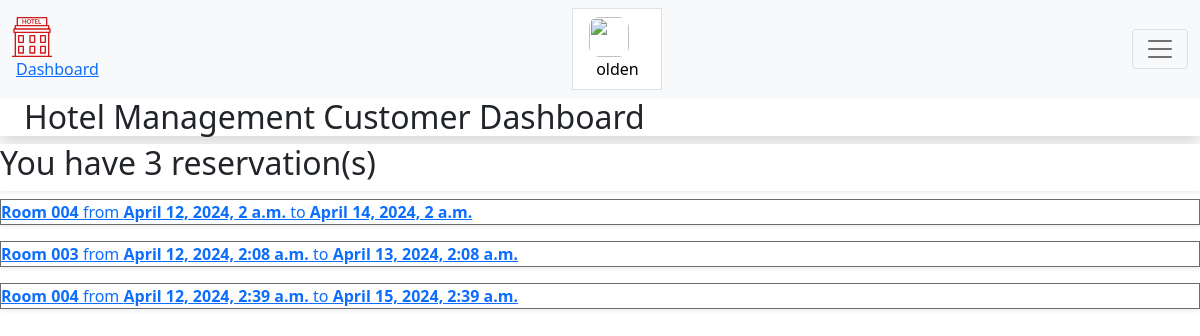
Page /dashboard/ (signed in) on the earlier database version.
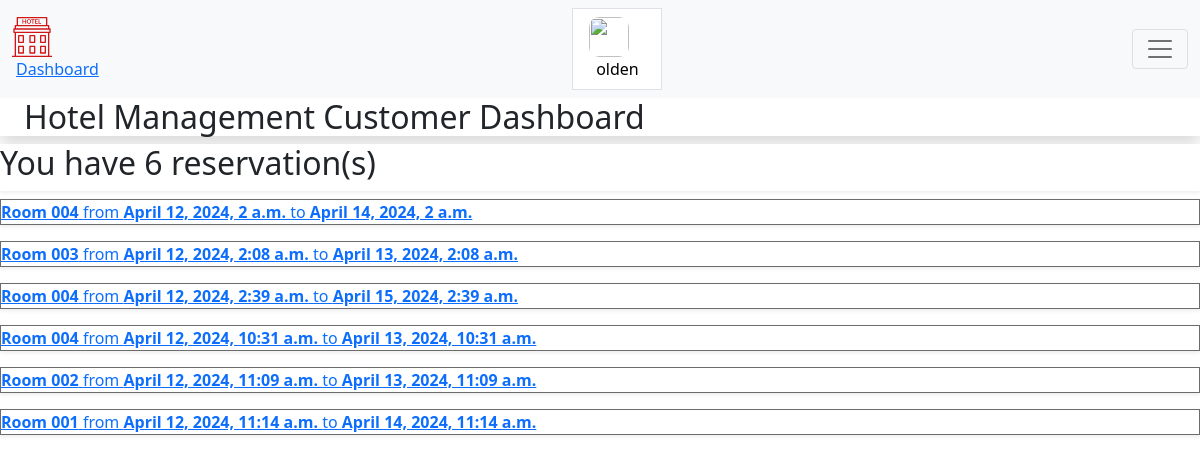
Same page on the later database version.
### Customeruser/models.py (models this page shows, shortened)
class CustomBaseuser(AbstractBaseUser, PermissionsMixin):
    email = models.EmailField(_('email address'), unique=True)
    firstname = models.CharField(max_length=150, blank=False)
    lastname = models.CharField(max_length=150, blank=False)
    birth_date = models.DateField(blank=False, null=True)
    joined_date = models.DateTimeField(auto_now_add=True, null=True)
    phone_number = models.IntegerField(blank=False, null=True)
    profile_pic = models.ImageField(blank=False, null=True)
    email_verified = models.BooleanField(default=False)
    is_staff = models.BooleanField(default=False)
    is_superuser = models.BooleanField(default=False)
    objects = UserManager()
    USERNAME_FIELD = 'email'
    REQUIRED_FIELDS = ['firstname', 'lastname']

### reservation/models.py (models this page shows, shortened)
class ReservationModel(models.Model):
    user=models.ForeignKey(CustomBaseuser,on_delete=models.CASCADE)
    checkInDateandTime= models.DateTimeField(auto_now_add=True, null=False,blank=False)
    preference=models.ForeignKey(Preferencemodel,on_delete=models.CASCADE,null=True)
    numberofdays = models.CharField(max_length=150, blank=False,null=True)
    payment=models.OneToOneField(PaymentModel,on_delete=models.CASCADE,null=True,blank=True)
    room = models.CharField(max_length=150, blank=False,null=True)
    def checkoutime(self):
        time = self.checkInDateandTime + datetime.timedelta(days=int(self.numberofdays))
        return time
    def getabsoluteurl(self):
        return reverse('reservation_id',kwargs={"id":self.id})

### Customeruser/views.py (the view)
# urls.py: path('dashboard/', dashboard, name='dashboard'),
@login_required(login_url='login')
def dashboard(request):
    userr=CustomBaseuser.objects.get(email=request.user.email)
    reservations = ReservationModel.objects.filter(user=userr)
    count=reservations.count()
    context={'reservations':reservations,'count':count,'user':userr}
    return render(request,'dashboard.html',context)

### templates/dashboard.html (shortened to what this page needs)
{% load static %}
<!DOCTYPE html>
<html lang="en">
<head>
    <link href="https://fonts.bunny.net/css?family=figtree:400,500,600&display=swap" rel="stylesheet" />
    <link href="https://cdn.jsdelivr.net/npm/bootstrap@5.1.3/dist/css/bootstrap.min.css" rel="stylesheet"
>
    <link rel="stylesheet" href="https://hotelmanagement.com.ng/public/build/assets/app-CxbmzRxr.css" />
    <link rel="stylesheet" href="{%static 'css/menu.css'%}" />
</head>
<body class="font-sans antialiased">
    <div class="min-h-screen bg-gray-100 dark:bg-gray-900">
        <nav class="navbar  navbar-light bg-light">
            <div class="container-fluid">
                <div class="flex">
                    <div class="shrink-0 flex items-center">
                        <a href="{%url 'home' %}">
                        </a>
                    </div>
                    <div class="hidden space-x-8 sm:-my-px sm:ms-10 sm:flex">
                        <a class="inline-flex items-center px-1 pt-1 border-b-2 border-indigo-400 dark:border-indigo-600 text-sm font-medium leading-5 text-gray-900 dark:text-gray-100 focus:outline-none focus:border-indigo-700 transition duration-150 ease-in-out"
                            href="{% url 'dashboard' %}">
                            Dashboard
                        </a>
                    </div>
                </div>
                <button class="sm:flex sm:items-center sm:ms-6 inline-flex items-center px-3 py-2 border
                    border-transparent text-sm leading-4 font-medium rounded-md text-gray-500 dark:text-gray-400
                    bg-white dark:bg-gray-800 hover:text-gray-700 dark:hover:text-gray-300 focus:outline-none transition
                    ease-in-out duration-150">
                    {% if details.profile_pic %}
                    <img src="{{details.profile_pic.url}}" alt=""
                        style="margin-right:1em; border-radius:10px; width:40px; height:40px;">
                    {%else%}
                    <img src="" alt="" style="margin-right:1em; border-radius:10px; width:40px; height:40px;">
                    {% endif %}
                    <div>
                        {{user.firstname}}
                    </div>
                </button>
                <button class="navbar-toggler" type="button" data-bs-toggle="collapse"
                    data-bs-target="#navbarSupportedContent" aria-controls="navbarSupportedContent"
                    aria-expanded="false" aria-label="Toggle navigation">
                    <span class="navbar-toggler-icon"></span>
                </button>
            </div>
        </nav>
        <header class="bg-white dark:bg-gray-800 shadow">
            <div class="max-w-7xl mx-auto py-6 px-4 sm:px-6 lg:px-8">
                <h2 class="font-semibold text-xl text-gray-800 dark:text-gray-200 leading-tight">
                    Hotel Management Customer Dashboard
                </h2>
            </div>
        </header>
        <main>
            <div class="py-6">
                <div class="max-w-7xl mx-auto sm:px-6 lg:px-8">
                    <div class="bg-white dark:bg-gray-800 overflow-hidden shadow-sm sm:rounded-lg">
                        <div class="p-6 text-gray-900 dark:text-gray-100">
                            <h2 class="text-lg font-medium text-gray-900 dark:text-gray-100">
                                You have
                                {{count}} reservation(s)
                            </h2>
                        </div>
                    </div>
                </div>
            </div>
            {% if reservations %}
            {% for i in reservations %}
            <a href="{{i.getabsoluteurl}}">
                <div class="py-2">
                    <div class="max-w-7xl mx-auto sm:px-6 lg:px-8">
                        <div class="bg-white dark:bg-gray-800 overflow-hidden shadow-sm sm:rounded-lg"
                            style="border: #6a6c6d 1px solid">
                            <div class="p-6 text-gray-900 dark:text-gray-100">
                                <b>{{i.room}}</b> from <b>{{i.checkInDateandTime}}</b> to <b>{{i.checkoutime}}
                                </b>
                            </div>
                        </div>
                    </div>
                </div>
            </a>
            {% endfor %}
            {%endif%}
        </main>
    </div>
</body>
</html>

Differences in the rows shown:
added ReservationModel: room "Room 004", checkInDateandTime "April 12, 2024, 10:31 a.m.", checkoutime "April 13, 2024, 10:31 a.m."
added ReservationModel: room "Room 002", checkInDateandTime "April 12, 2024, 11:09 a.m.", checkoutime "April 13, 2024, 11:09 a.m."
added ReservationModel: room "Room 001", checkInDateandTime "April 12, 2024, 11:14 a.m.", checkoutime "April 14, 2024, 11:14 a.m."
Other differences:
{{ count }}: "3" → "6"
